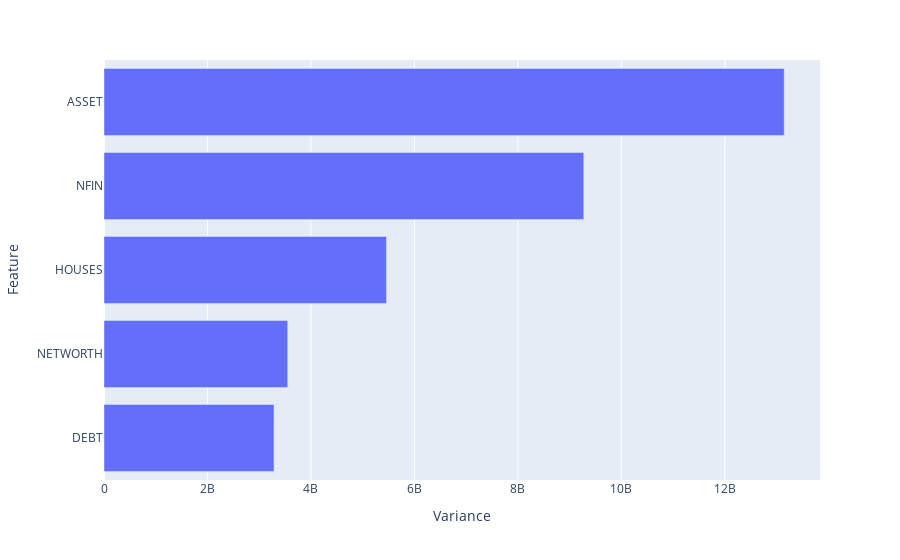

Notebook cell for this chart:
### Code cell
from callbacks import var_graph

var_graph()

### Figure 1 — Plotly figure (JSON) as saved in the notebook; plotly's stock layout.template omitted (floating-point values rounded to 4 significant figures)
{"data": [{"alignmentgroup": "True", "hovertemplate": "x=%{x}<br>y=%{y}<extra></extra>", "legendgroup": "", "marker": {"color": "#636efa", "pattern": {"shape": ""}}, "name": "", "offsetgroup": "", "orientation": "h", "showlegend": false, "textposition": "auto", "type": "bar", "x": [3286000000.0, 3551000000.0, 5461000000.0, 9273000000.0, 13150000000.0], "xaxis": "x", "y": ["DEBT", "NETWORTH", "HOUSES", "NFIN", "ASSET"], "yaxis": "y"}], "layout": {"barmode": "relative", "legend": {"tracegroupgap": 0}, "margin": {"t": 60}, "xaxis": {"anchor": "y", "domain": [0, 1], "title": {"text": "Variance"}}, "yaxis": {"anchor": "x", "domain": [0, 1], "title": {"text": "Feature"}}}}
